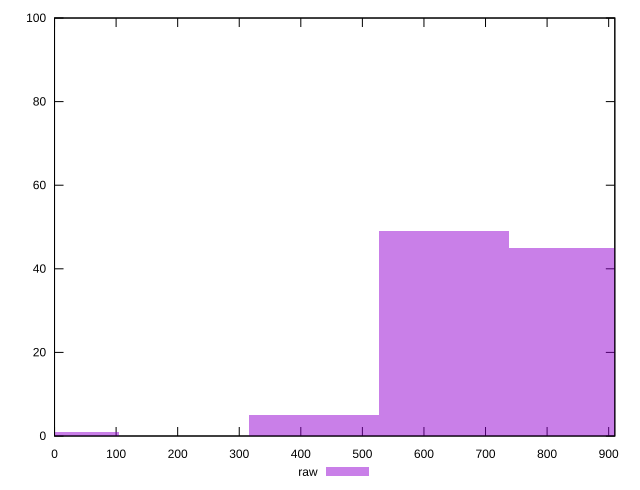

Source code (gnuplot):
reset

$raw <<EOF
0 1
844.0016349602071 45
633.0012262201553 49
422.00081748010354 5
EOF

set key outside below
set boxwidth 211.00040874005177
set xrange [0:910]
set yrange [0:100]
set trange [0:100]
set style fill transparent solid 0.5 noborder
set terminal svg size 640, 490 enhanced background rgb 'white'
set output "reports/report_00032_2021-02-25T10-28-15.087Z/uses-http2/samples/music/raw/histogram.svg"

plot $raw title "raw" with boxes

reset
